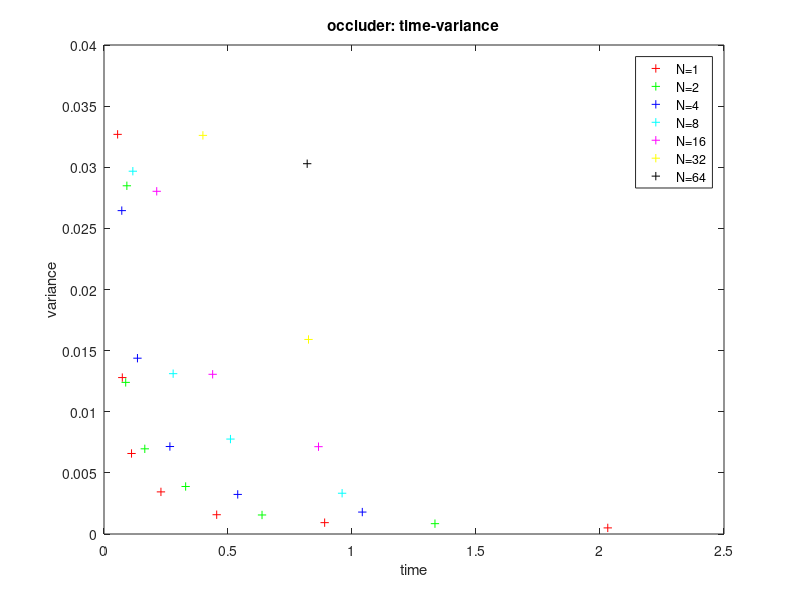
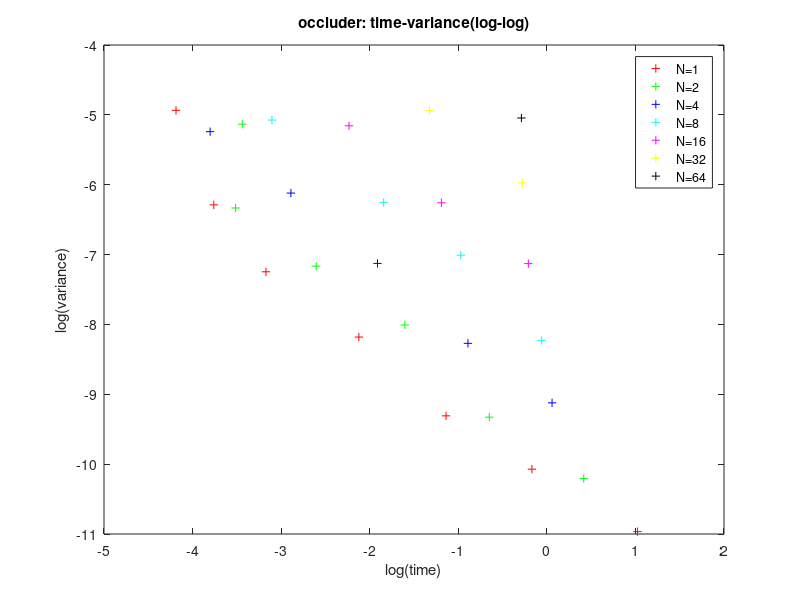
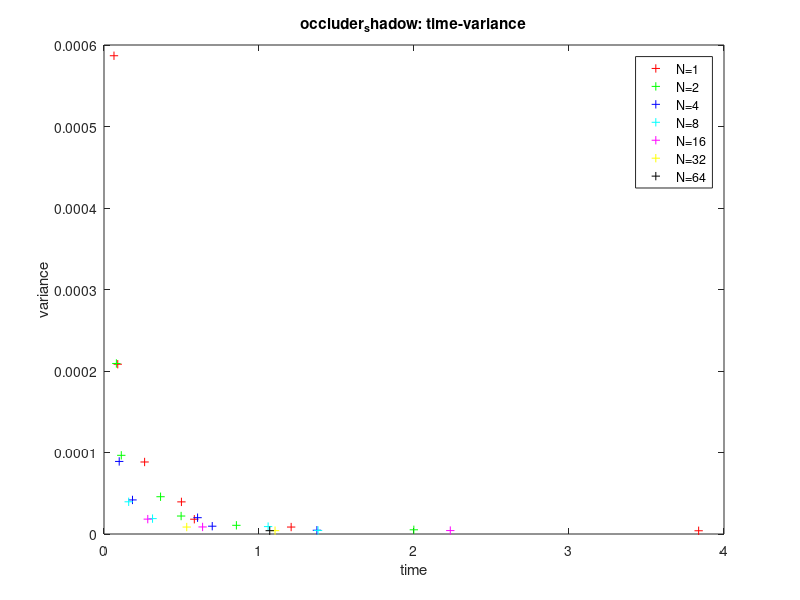
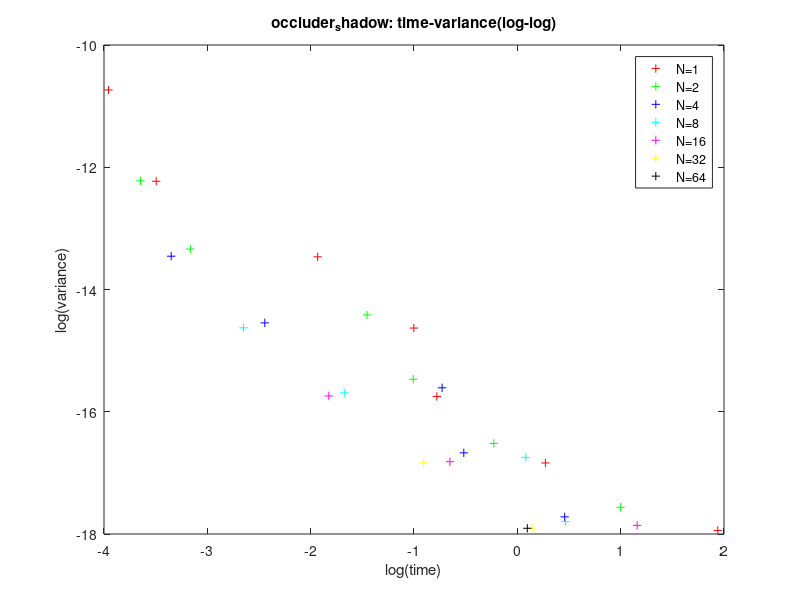

Recreate these plots in MATLAB, in order.
%%   occluder
%   strategy
%   N = 1
T1 = [0.0549, 0.0738, 0.1110, 0.2296, 0.4544, 0.8897, 2.0313 ];
MSE1 = [0.0326903, 0.012796, 0.00658622, 0.00344551, ...
    0.001577, 0.000929007, 0.000499921];
%   N = 2
T2 = [0.0922, 0.0875, 0.1645, 0.3292, 0.6372, 1.3345];
MSE2 = [0.0284847, 0.0124024, 0.00696774, 0.00388652, 0.00155661, 0.000845807];
%   N = 4
T4 = [0.0717, 0.1349, 0.2657, 0.5392, 1.0415];
MSE4 = [0.0264524, 0.0143816, 0.00715652, 0.00323776, 0.00179426];
%   N = 8
T8 = [0.1163, 0.2788, 0.5099, 0.9601];
MSE8 = [0.0296769, 0.013115, 0.00776602, 0.00333462];
%   N = 16
T16 = [0.2126, 0.4381, 0.8649];
MSE16 = [0.0280335, 0.0130643, 0.00714307];
%   N = 32
T32 = [0.3988, 0.8246];
MSE32 = [0.0326073, 0.0159137];
%   N = 64
T64 = 0.8193;
MSE64 = 0.03029;

figure;plot(T1, MSE1, 'r+', T2, MSE2, 'g+', T4, MSE4, 'b+', T8, MSE8, 'c+', ...
    T16, MSE16, 'm+', T32, MSE32, 'y+', T64, MSE64, 'k+');
xlabel('time');
ylabel('variance');
legend('N=1', 'N=2', 'N=4', 'N=8', 'N=16', 'N=32', 'N=64');
title('occluder: time-variance');

figure;plot(log2(T1), log2(MSE1), 'r+',...
    log2(T2), log2(MSE2), 'g+',...
    log2(T4), log2(MSE4), 'b+',...
    log2(T8), log2(MSE8), 'c+', ...
    log2(T16), log2(MSE16), 'm+',...
    log2(T32), log2(MSE32), 'y+',...
    log2(T64), log2(MSE64), 'k+');
xlabel('log(time)');
ylabel('log(variance)');    
legend('N=1', 'N=2', 'N=4', 'N=8', 'N=16', 'N=32', 'N=64');
title('occluder: time-variance(log-log)');

%%   occluder shadow
%   strategy
%   N = 1
T1 = [0.0644, 0.0887, 0.2620, 0.4995, 0.5827, 1.2074, 3.8364];
MSE1 = [0.000586823, 0.000208333, 8.83647e-05, 3.94186e-05,...
    1.81451e-05, 8.53719e-06, 3.97234e-06];
%   N = 2
T2 = [0.0798, 0.1115, 0.3649, 0.4975, 0.8541, 1.9989];
MSE2 = [0.000209241, 9.65424e-05, 4.5748e-05, 2.20606e-05, 1.06566e-05, 5.16524e-06];
%   N = 4
T4 = [0.0981, 0.1838, 0.6037, 0.6983, 1.3735];
MSE4 = [8.90453e-05, 4.18111e-05, 2.00229e-05, 9.57456e-06, 4.63369e-06];
%   N = 8
T8 = [0.1593, 0.3132, 1.0588, 1.3809];
MSE8 = [3.95219e-05, 1.88941e-05, 9.09246e-06, 4.38636e-06];
%   N = 16
T16 = [0.2824, 0.6361, 2.2341];
MSE16 = [1.82595e-05, 8.65909e-06, 4.20691e-06];
%   N = 32
T32 = [0.5338, 1.1035];
MSE32 = [8.54456e-06, 4.07999e-06];
%   N = 64
T64 = 1.0693;
MSE64 = 4.07033e-06;

figure;plot(T1, MSE1, 'r+', T2, MSE2, 'g+', T4, MSE4, 'b+', T8, MSE8, 'c+', ...
    T16, MSE16, 'm+', T32, MSE32, 'y+', T64, MSE64, 'k+');
xlabel('time');
ylabel('variance');
legend('N=1', 'N=2', 'N=4', 'N=8', 'N=16', 'N=32', 'N=64');
title('occluder_shadow: time-variance');

figure;plot(log2(T1), log2(MSE1), 'r+',...
    log2(T2), log2(MSE2), 'g+',...
    log2(T4), log2(MSE4), 'b+',...
    log2(T8), log2(MSE8), 'c+', ...
    log2(T16), log2(MSE16), 'm+',...
    log2(T32), log2(MSE32), 'y+',...
    log2(T64), log2(MSE64), 'k+');
xlabel('log(time)');
ylabel('log(variance)');    
legend('N=1', 'N=2', 'N=4', 'N=8', 'N=16', 'N=32', 'N=64');
title('occluder_shadow: time-variance(log-log)');

%%   manykilleroos
%   strategy
%   N = 1
T1 = [0.0644, 0.0887, 0.2620, 0.4995, 0.5827, 1.2074, 3.8364];
MSE1 = [0.0150626, 0.00485785, 0.00165055, 0.000540106,...
    0.000213032, 8.00724e-05, 2.88715e-05];
%   N = 2
T2 = [0.0798, 0.1115, 0.3649, 0.4975, 0.8541, 1.9989];
MSE2 = [0.00657654, 0.00208535, 0.000680654, 0.000241452,...
    8.76684e-05, 3.00928e-05];
%   N = 4
T4 = [0.0981, 0.1838, 0.6037, 0.6983, 1.3735];
MSE4 = [0.00393502, 0.0011932, 0.000403948, 0.000128373, 4.31917e-05];
%   N = 8
T8 = [0.1593, 0.3132, 1.0588, 1.3809];
MSE8 = [0.00301901, 0.000911793, 0.00028531, 8.70492e-05];
%   N = 16
T16 = [0.2824, 0.6361, 2.2341];
MSE16 = [0.00273876, 0.000803189, 0.000249742];
%   N = 32
T32 = [0.5338, 1.1035];
MSE32 = [0.00265802, 0.000781116];
%   N = 64
T64 = 1.0693;
MSE64 = 0.00259475;

figure;plot(T1, MSE1, 'r+', T2, MSE2, 'g+', T4, MSE4, 'b+', T8, MSE8, 'c+', ...
    T16, MSE16, 'm+', T32, MSE32, 'y+', T64, MSE64, 'k+');
xlabel('time');
ylabel('variance');
legend('N=1', 'N=2', 'N=4', 'N=8', 'N=16', 'N=32', 'N=64');
title('manykilleroos: time-variance');

figure;plot(log2(T1), log2(MSE1), 'r+',...
    log2(T2), log2(MSE2), 'g+',...
    log2(T4), log2(MSE4), 'b+',...
    log2(T8), log2(MSE8), 'c+', ...
    log2(T16), log2(MSE16), 'm+',...
    log2(T32), log2(MSE32), 'y+',...
    log2(T64), log2(MSE64), 'k+');
xlabel('log(time)');
ylabel('log(variance)');    
legend('N=1', 'N=2', 'N=4', 'N=8', 'N=16', 'N=32', 'N=64');
title('manykilleroos: time-variance(log-log)');